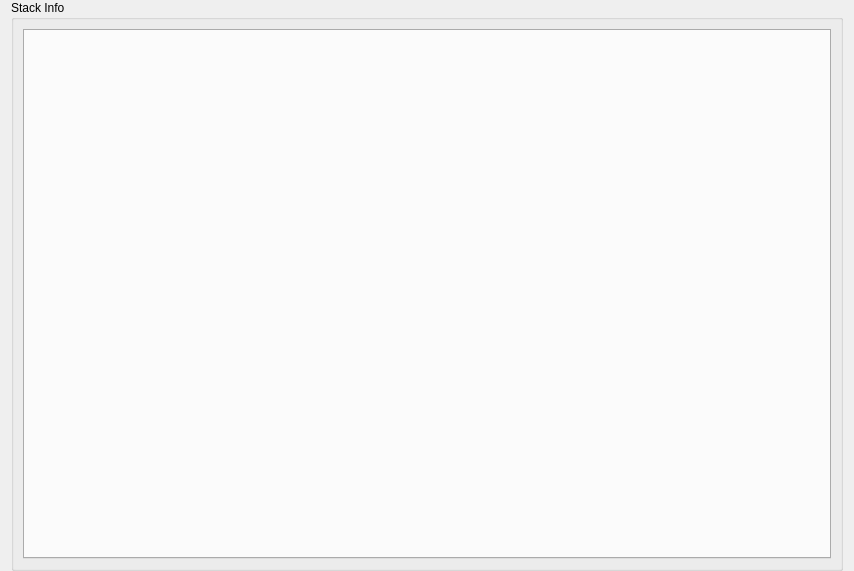
<?xml version="1.0" encoding="UTF-8"?>
<ui version="4.0">
 <class>SeerStackManagerWidgetForm</class>
 <widget class="QWidget" name="SeerStackManagerWidgetForm">
  <property name="geometry">
   <rect>
    <x>0</x>
    <y>0</y>
    <width>854</width>
    <height>571</height>
   </rect>
  </property>
  <property name="windowTitle">
   <string>Form</string>
  </property>
  <layout class="QGridLayout" name="gridLayout_2">
   <property name="topMargin">
    <number>0</number>
   </property>
   <property name="bottomMargin">
    <number>0</number>
   </property>
   <item row="0" column="0">
    <widget class="QGroupBox" name="groupBox">
     <property name="title">
      <string>Stack Info</string>
     </property>
     <layout class="QGridLayout" name="gridLayout">
      <item row="0" column="0">
       <widget class="QDetachTabWidget" name="tabWidget">
        <property name="currentIndex">
         <number>-1</number>
        </property>
       </widget>
      </item>
     </layout>
    </widget>
   </item>
  </layout>
 </widget>
 <customwidgets>
  <customwidget>
   <class>QDetachTabWidget</class>
   <extends>QTabWidget</extends>
   <header location="global">QDetachTabWidget.h</header>
   <container>1</container>
  </customwidget>
 </customwidgets>
 <resources/>
 <connections/>
</ui>
